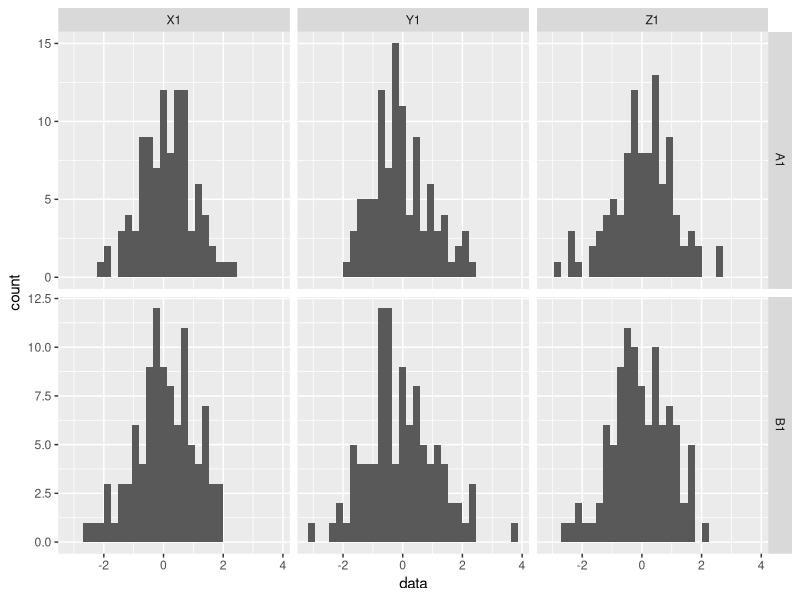
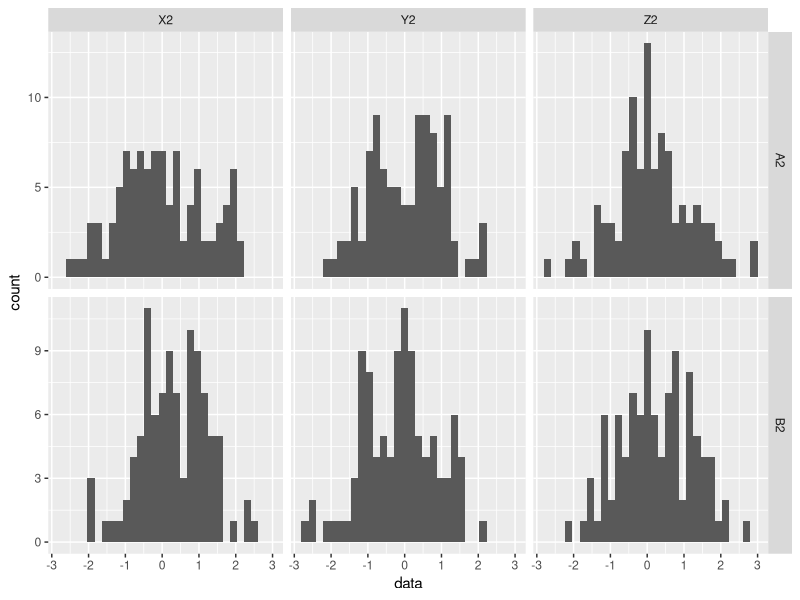

The R script that drew these images, in order:
library(tidyverse)

set.seed(1)
t1 <- tibble(
  col1 = rep(c("A1", "B1"), each = 300),
  col2 = rep(rep(c("X1", "Y1", "Z1"), each = 100), 2),
  data = rnorm(600)
)

set.seed(2)
t2 <- tibble(
  col1 = rep(c("A2", "B2"), each = 300),
  col2 = rep(rep(c("X2", "Y2", "Z2"), each = 100), 2),
  data = rnorm(600)
)

ggplot(t1, aes(x = data)) +
  geom_histogram() +
  facet_grid(
    rows = vars(col1),
    cols = vars(col2),
    scales = "free_y"
  )

ggplot(t2, aes(x = data)) +
  geom_histogram() +
  facet_grid(
    rows = vars(col1),
    cols = vars(col2),
    scales = "free_y"
  )

write_tsv(t1, "data1.tsv")

write_tsv(t2, "data2.tsv")
